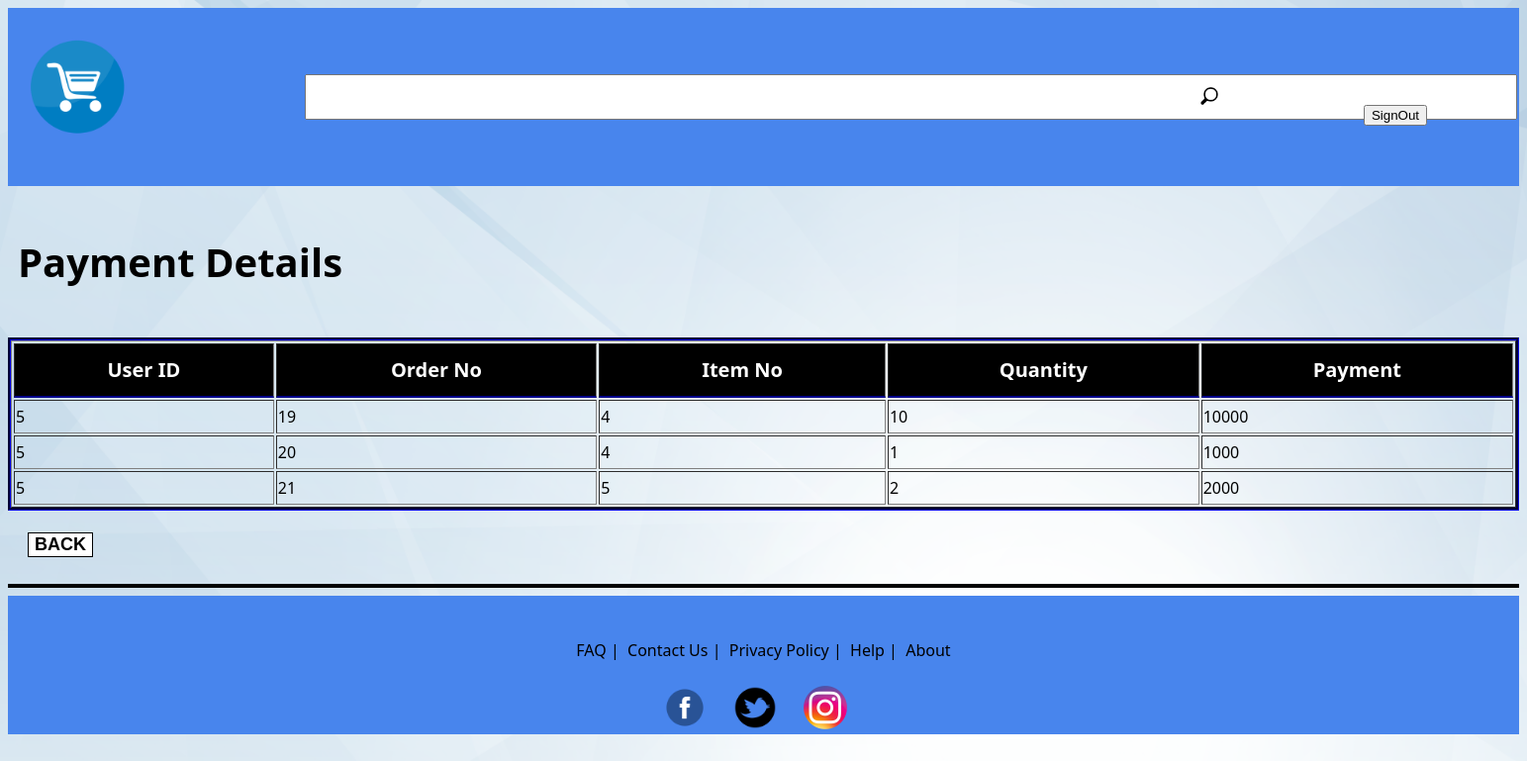
The page /html/PaymentDetails.php on the database its author committed.
### tables this page shows
CREATE TABLE `orders` (
  `OID` int(5) NOT NULL,
  `CID` int(5) NOT NULL,
  `TotalPrice` int(11) NOT NULL,
  `Status` varchar(10) NOT NULL
);

CREATE TABLE `orderitem` (
  `id` int(11) NOT NULL,
  `Item_number` int(5) NOT NULL,
  `OID` int(5) NOT NULL,
  `Quantity` varchar(20) DEFAULT NULL
);

### html/PaymentDetails.php (the view, shortened to what this page needs)
<!DOCTYPE html>
<html>
<head>
<link rel="stylesheet" type="text/css" href="../css/main.css">
<link rel="stylesheet" type="text/css" href="../CSS/PaymentDetails.css" >
<link rel="stylesheet" href="../css/signedInUser.css">
</head>
<body>
<div class="topBar">
            <div style="padding-left: 20px;padding-top:30px;">
                <img src="../img/cart.png" height="100" width="100">
            </div>
            <div class="searchBar">
                <div></div>
                <div class="searchBarRow" style="text-align: center;align-items: center;">
                    <div style="text-align: center;">
                        <input style="height:40px;" type="text" size="150">
                    </div>
                    <div>
                        <button class="searchButton"><img src="../img/search.png" height="30" width="30"></button>
                    </div>
                </div>
            </div>
            <div style="align-items: center;align-content: center; text-align: center;padding-top: 35px;">
                <form action="../php/logout.php"><button type="submit">SignOut</button></form>
            </div>
        </div>
<br>
<h1>Payment Details</h1>
<br>
<div class="PaymentDetails" id="tbl" style="border-style:groove; border-color:DarkBlue;">
<table border="1" style width="100%">
<th>User ID</th>
<th>Order No</th>
<th>Item No</th>
<th>Quantity</th>
<th>Payment</th>
<?php
  include "../php/config.php";
  $getOrderDetails = "SELECT * FROM orders";
  $getOrderDetailsResult = $conn->query($getOrderDetails);
  while($row = mysqli_fetch_array($getOrderDetailsResult)) {
    $getItemDetails = "SELECT * FROM orderitem WHERE OID=".$row['OID']."";
    $getItemDetailsResult = $conn->query($getItemDetails);
    while($item = mysqli_fetch_array($getItemDetailsResult)) {
      echo "<tr>
              <td>".$row['CID']."</td>
              <td>".$row['OID']."</td>
              <td>".$item['Item_number']."</td>
              <td>".$item['Quantity']."</td>
              <td>".$row['TotalPrice']."</td>
            </tr>";
    }
  }
?>
</table></div>
<br>
<a href="./PaymentHandling.php"><button class="button3" style="background-color:white;"><b>BACK</b></button></a>
<br><br>
<hr>
<footer style="background-color:#4885ED;"><center>
<div class="bottomBar">
	<div style="text-align: center;justify-content: center;align-content: center;align-items: center;">
		<br><br>
        <a href="faq.html">FAQ</a>&nbsp;|&nbsp;
        <a href="contact.html">Contact Us</a>&nbsp;|&nbsp;
        <a href="privacy.html">Privacy Policy</a>&nbsp;|&nbsp;
        <a href="help.html">Help</a>&nbsp;|&nbsp;
        <a href="about.html">About</a>
        <div>
<br>
<div>
   <img src="../Img/facebook.png" height="50px" width="50px">&nbsp;&nbsp;&nbsp;&nbsp;
   <img src="../Img/twitter.png" height="50px" width="50px">&nbsp;&nbsp;&nbsp;&nbsp
   <img src="../img/insta.png" height="50px" width="50px">&nbsp;&nbsp;&nbsp;&nbsp;
</div>
<br>
</center></footer>
</body>
</html>

### css/main.css (style rules this page uses)
body { background-image: url('../img/bg1.jpg'); background-repeat: no-repeat; background-attachment: fixed; background-size: cover; font-family: 'Segoe UI'; }
a { color:#000; text-decoration: none; }
.topBar { display: grid; background-color: #4885ED; height: 180px; width: 100%; grid-template-columns: 300px auto; }
.searchBar { display:grid; grid-template-rows: 60px 60px 60px; }
.searchBarRow { display:grid; grid-template-columns: 850px auto; }
.bottomBar { background-color: #4885ED; height: 140px; width: 100%; bottom: 0px; }
.searchButton { background: none; border:none; height: 40px; }

### css/PaymentDetails.css (style rules this page uses)
.button3 { float: left ; margin-left: 20px ; font-size: 18px ; border: 1px solid black ; }
hr { border: 2px solid black ; }
h1 { font-size: 40px ; font-weight: bold ; margin-left: 10px ; }
table { width: 100% ; }
th { height: 50px ; font-size: 20px ; text-align: center ; border-bottom: 2px solid #00008B ; background-color: black ; color: white ; }
td { height: 30px ; }
a { color:#000; text-decoration: none; }

### css/signedInUser.css (style rules this page uses)
.topBar { display: grid; background-color: #4885ED; height: 180px; width: 100%; grid-template-columns: 300px auto 250px; }
.searchBarRow { display:grid; grid-template-columns: 850px auto; }

### rows shown on the page
orders: CID "5", OID "19", TotalPrice "10000"
orderitem: Item_number "4", Quantity "10"
orders: CID "5", OID "20", TotalPrice "1000"
orderitem: Item_number "4", Quantity "1"
orders: CID "5", OID "21", TotalPrice "2000"
orderitem: Item_number "5", Quantity "2"
